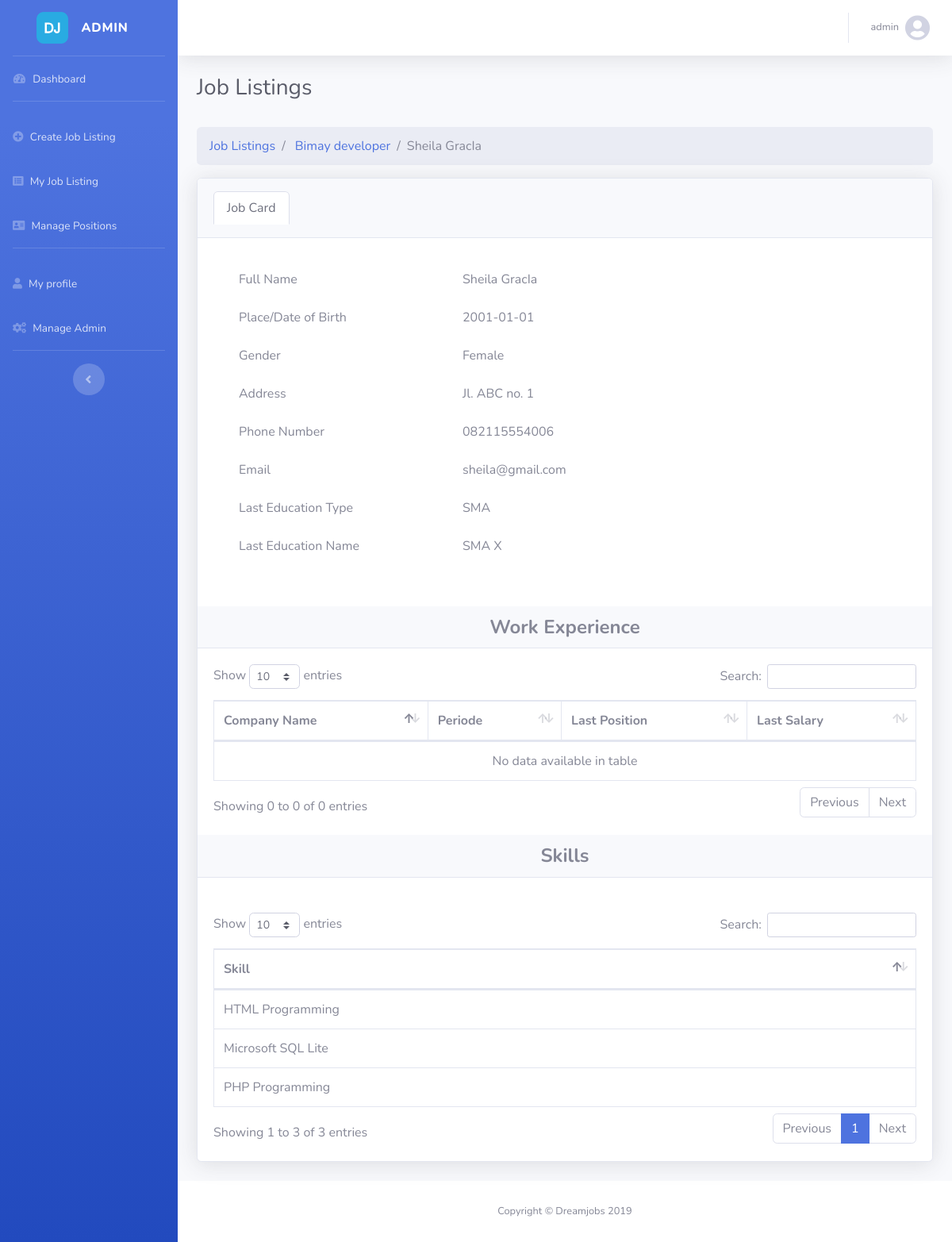
Page /Capplicantdetail.php?id=APL004&&vacancy=VAC001 (signed in) on the committed database.
### tables this page shows
CREATE TABLE `msuser` (
  `UserID` varchar(15) NOT NULL,
  `RoleID` int(11) DEFAULT NULL,
  `FirstName` varchar(50) DEFAULT NULL,
  `LastName` varchar(50) NOT NULL,
  `UserEmail` varchar(255) DEFAULT NULL,
  `UserPassword` varchar(255) DEFAULT NULL,
  `LastLogin` date DEFAULT NULL
);

CREATE TABLE `trvacancy` (
  `VacancyID` varchar(15) NOT NULL,
  `VacancyTitle` varchar(50) NOT NULL,
  `CompanyID` varchar(15) DEFAULT NULL,
  `PositionID` varchar(15) DEFAULT NULL,
  `VacancyStatusId` int(11) DEFAULT NULL,
  `SalaryRangeID` int(11) DEFAULT NULL,
  `EducationTypeID` int(11) DEFAULT NULL,
  `VacancyLocation` varchar(255) DEFAULT NULL,
  `CreatedDate` date DEFAULT NULL,
  `UpdatedDate` date DEFAULT NULL,
  `CreatedBy` varchar(125) DEFAULT NULL,
  `UpdatedBy` varchar(125) DEFAULT NULL
);

CREATE TABLE `trapplicantform` (
  `ApplicantFormId` varchar(15) NOT NULL,
  `UserID` varchar(15) DEFAULT NULL,
  `ApplicantDOB` date DEFAULT NULL,
  `ApplicantGender` varchar(10) DEFAULT NULL,
  `ApplicantAddress` varchar(255) DEFAULT NULL,
  `ApplicantPhone` varchar(55) DEFAULT NULL,
  `ApplicantIdentityNo` varchar(50) DEFAULT NULL,
  `EducationTypeID` int(11) DEFAULT NULL,
  `LastEducationName` varchar(255) DEFAULT NULL,
  `LastEducationMajor` varchar(255) DEFAULT NULL,
  `SalaryRangeID` int(11) DEFAULT NULL,
  `CreatedDate` date DEFAULT NULL,
  `UpdatedDate` date DEFAULT NULL
);

CREATE TABLE `msskill` (
  `SkillID` varchar(15) NOT NULL,
  `SkillName` varchar(255) DEFAULT NULL,
  `SkillDesc` varchar(255) DEFAULT NULL,
  `CreatedDate` date DEFAULT NULL,
  `UpdatedDate` date DEFAULT NULL,
  `CreatedBy` varchar(125) DEFAULT NULL,
  `UpdatedBy` varchar(125) DEFAULT NULL
);

### Capplicantdetail.php (the view, shortened to what this page needs)
<?php
if($_SESSION['RoleID']==2||$_SESSION['RoleID']==3){
?>
<!DOCTYPE html>
<html lang="en">
<head><meta http-equiv="Content-Type" content="text/html; charset=utf-8">
  <link href="vendor/fontawesome-free/css/all.min.css" rel="stylesheet" type="text/css">
  <link href="css/sb-admin-2.min.css" rel="stylesheet">
    <link href="vendor/datatables/dataTables.bootstrap4.min.css" rel="stylesheet">
</head>
<body id="page-top">
<?php
 include_once("Cexcontain.php");
 ?>
        <div class="container-fluid">
            <h1 class="h3 mb-2 text-gray-800">Job Listings</h1>
            <br />
            <div class="row page-titles">
                <div class="col-md-12 align-self-center">
                    <ol class="breadcrumb">
                       <?php
                        include_once "config/DB.php";
                        $query="SELECT firstname,lastname from msuser where userid in( Select
                        userid from trapplicantform where applicantformid ='".$_GET['id']."')";
                        $query2="SELECT vacancytitle from trvacancy where vacancyid='".$_GET['vacancy']."'";
                        $result=$conn->query($query);
                        $result2=$conn->query($query2);
                       $data2=$result2->fetch_assoc();
                        while($data=$result->fetch_assoc())
                        { ?>
                        <li class="breadcrumb-item"><a href="Cmyjoblist.php">Job Listings</a></li>
                         <li class="breadcrumb-item">
                          <a href="Cdetailjob.php?id=<?php echo $_GET['vacancy'] ?>">
                            <?php echo $data2['vacancytitle']?></a></li>
                        <li class="breadcrumb-item active"><?php echo $data['firstname']." ".$data['lastname']?></li>
                      <?php }
                      ?>
                    </ol>
                </div>
            </div>
            <div class="card shadow mb-4">
                <div class="card-header py-3 d-flex flex-row align-items-center justify-content-between">
                    <ul class="nav nav-tabs">
                        <li class="nav-item">
                            <a class="nav-link active" data-toggle="tab" href="#home" role="tab">Job Card</a>
                        </li>
                    </ul>
                </div>
                <div class="tab-content">
                    <div class="tab-pane active" id="home" role="tabpanel">
                        <div class="card-body">
                            <div class="ibox-content">
                                <form method="get" class="form-horizontal col-12">
                                    <?php
                                            include "config/DB.php";
                                          $query = "SELECT FirstName, LastName , ApplicantDOB,ApplicantGender,ApplicantAddress,ApplicantPhone,UserEmail,LastEducationMajor,LastEducationName
                                          FROM trapplicantform JOIN msuser on trapplicantform.UserID = msuser.UserID  WHERE ApplicantFormID = '".$_GET['id']."'";
                                          $res = $conn->query($query);
                                          $res1 = $res->fetch_assoc();
                                          ?>
                                          <div class="card-body">
                                            <div class="form-group mb-sm-3 row">
                                                <label class="col-4 control-label">Full Name</label>
                                                <div class="col-8">
                                                    <label class="control-label"><?php echo $res1['FirstName'] . ' ' . $res1['LastName']  ?></label>
                                                </div>
                                            </div>
                                            <div class="form-group mb-sm-3 row">
                                                <label class="col-4 control-label">Place/Date of Birth</label>
                                                <div class="col-8">
                                                    <label class="control-label"><?= $res1['ApplicantDOB'] ?></label>
                                                </div>
                                            </div>
                                            <div class="form-group mb-sm-3 row">
                                                <label class="col-4 control-label">Gender</label>
                                                <div class="col-8">
                                                    <label class="control-label"><?= $res1['ApplicantGender'] ?></label>
                                                </div>
                                            </div>
                                            <div class="form-group mb-sm-3 row">
                                                <label class="col-4 control-label">Address</label>
                                                <div class="col-8">
                                                    <label class="control-label"><?= $res1['ApplicantAddress'] ?></label>
                                                </div>
                                            </div>
                                            <div class="form-group mb-sm-3 row">
                                                <label class="col-4 control-label">Phone Number</label>
                                                <div class="col-8">
                                                    <label class="control-label"><?= $res1['ApplicantPhone'] ?></label>
                                                </div>
                                            </div>
                                            <div class="form-group mb-sm-3 row">
                                                <label class="col-4 control-label">Email</label>
                                                <div class="col-8">
                                                    <label class="control-label"><?= $res1['UserEmail'] ?></label>
                                                </div>
                                            </div>
                                            <div class="form-group mb-sm-3 row">
                                                <label class="col-4 control-label">Last Education Type</label>
                                                <div class="col-8">
                                                    <label class="control-label"><?= $res1['LastEducationMajor'] ?></label>
                                                </div>
                                            </div>
                                            <div class="form-group mb-sm-3 row">
                                                <label class="col-4 control-label">Last Education Name</label>
                                                <div class="col-8">
                                                    <label class="control-label"><?= $res1['LastEducationName'] ?></label>
                                                </div>
                                            </div>
                                          </div>
                                </form>
                            </div>
                        </div>
                        <div class="card-header">
                            <center>
                                <h4 class="mb-0 text-black"><b>Work Experience</b></h4>
                            </center>
                        </div>
                        <div class="card-body">
                            <div class="table-responsive">
                                <table class="table table-bordered" id="dataTable" width="100%" cellspacing="0">
                                    <thead>
                                        <tr>
                                            <th>Company Name</th>
                                            <th>Periode</th>
                                            <th>Last Position</th>
                                            <th>Last Salary</th>
                                        </tr>
                                    </thead>
                                    <tbody>
                                    </tbody>
                                </table>
                            </div>
                        </div>
                        <div class="card-header">
                            <center>
                                <h4 class="mb-0 text-black"><b>Skills</b></h4>
                            </center>
                        </div>
                        <br />
                         <div class="card-body">
                           <div class="table-responsive">
                            <table class="table table-bordered" id="myTable2" width="100%" cellspacing="0">
                                <thead>
                                    <tr>
                                        <th>Skill</th>
                                    </tr>
                                </thead>
                                <?php
                                  $query = "SELECT SkillName FROM trapplicantskilldetail A
                                  JOIN msskill B ON A.SkillID = B.SkillID
                                  JOIN trapplicantform C ON A.ApplicantFormID = C.ApplicantFormId
                                  WHERE A.ApplicantFormID = '".$_GET['id']."'";
                                  $res = $conn->query($query);
                                ?>
                                <tbody>
                                <?php while($row = $res->fetch_assoc()){ ?>
                                        <tr>
                                            <td><?= $row['SkillName'] ?></td>
                                        </tr>
                                  <?php } ?>
                                </tbody>
                            </table>
                        </div>
                         </div>
                    </div>
                </div>
            </div>
        </div>
      <footer class="sticky-footer bg-white">
        <div class="container my-auto">
          <div class="copyright text-center my-auto">
            <span>Copyright &copy; Dreamjobs 2019</span>
          </div>
        </div>
      </footer>
</body>
</html>
<?php }?>

### rows in the picture
msuser: FirstName "Sheila", LastName "GracIa"
trvacancy: VacancyTitle "Bimay developer"
trapplicantform: UserID.FirstName "Sheila", UserID.LastName "GracIa", ApplicantDOB "2001-01-01", ApplicantGender "Female", ApplicantAddress "Jl. ABC no. 1", ApplicantPhone "082115554006", UserID.UserEmail "sheila@gmail.com", LastEducationMajor "SMA", LastEducationName "SMA X"
msskill: SkillName "Microsoft SQL Lite"
msskill: SkillName "HTML Programming"
msskill: SkillName "PHP Programming"

### other values in the picture
$_SESSION['user'] "admin"
